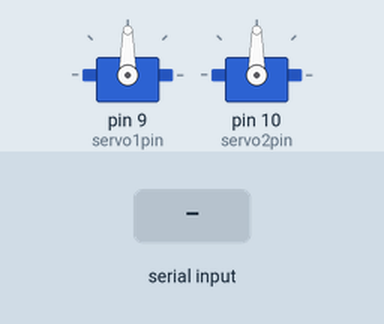
Bench run of a sketch on a simulated Arduino Uno, built with avr-gcc and run on an emulated ATmega328P. Parts: 2 × servo. Inputs (shaded band) come from the test bench.

Above: at 1.2 s.
1.3 s: "!" received over Serial
At 2.1 s:
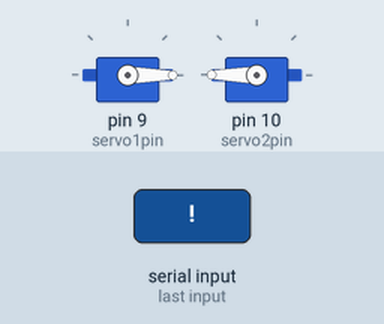
Timing chart, 0 to 4.3 s (numbered marks = the images above; inputs shaded):
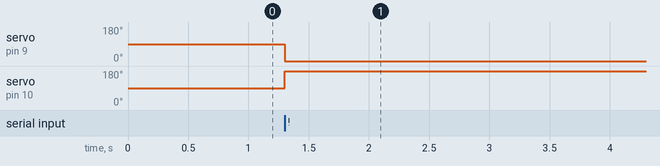

Measured:
- after the input at 1.3 s, servo on pin 9 (servo1pin): 90° → 0° at once; servo on pin 10 (servo2pin): 90° → 180° at once

The sketch:

arduinoFiles.ino
```cpp
#include <Servo.h>
Servo myservo;
Servo myservo2;

int servo1pin = 9;
int servo2pin = 10;
String hello= "";
void setup() {
  Serial.begin(9600);
  digitalWrite(servo1pin, OUTPUT);
  digitalWrite(servo2pin, OUTPUT);
  myservo.attach(servo1pin);
  myservo2.attach(servo2pin);
  myservo.write(90);
  myservo2.write(90);
  // put your setup code here, to run once:

}

void loop() {
  /*myservo.write(90);
  myservo2.write(90);
  delay(1000);
  myservo.write(180);
  myservo2.write(0);
  delay(1000);
  */
  if (Serial.available() > 0) {
    // read the incoming byte:
    char incomingByte = Serial.read();
    if(incomingByte == '!'){
      //setting y orientation of camera module
      Serial.println(hello);
      int angle = hello.toInt();
      myservo.write(angle);
      myservo2.write(180-angle);
      hello = "";
    }else if(incomingByte == '@'){
      //setting x orientation of camera module
      Serial.println(hello);
      hello = "";
    }else{
      hello += incomingByte;
    }

   }
  // put your main code here, to run repeatedly:

}
```
